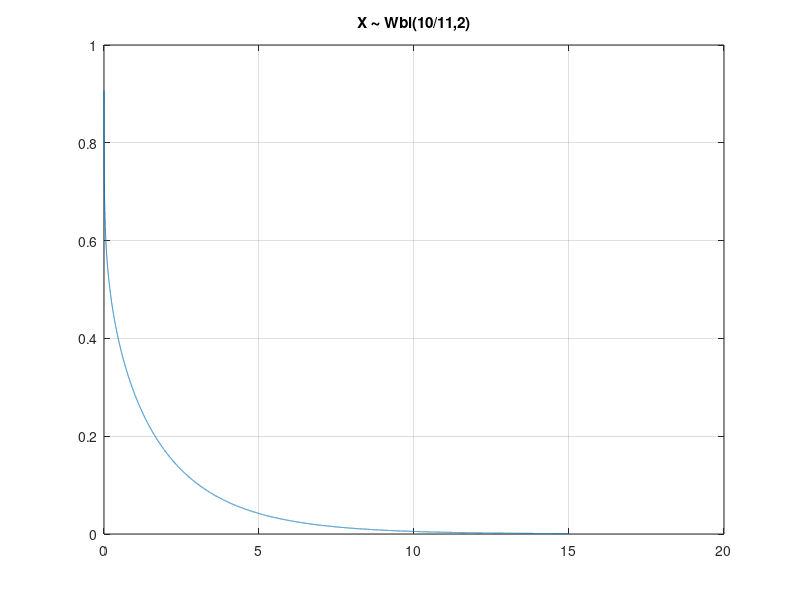
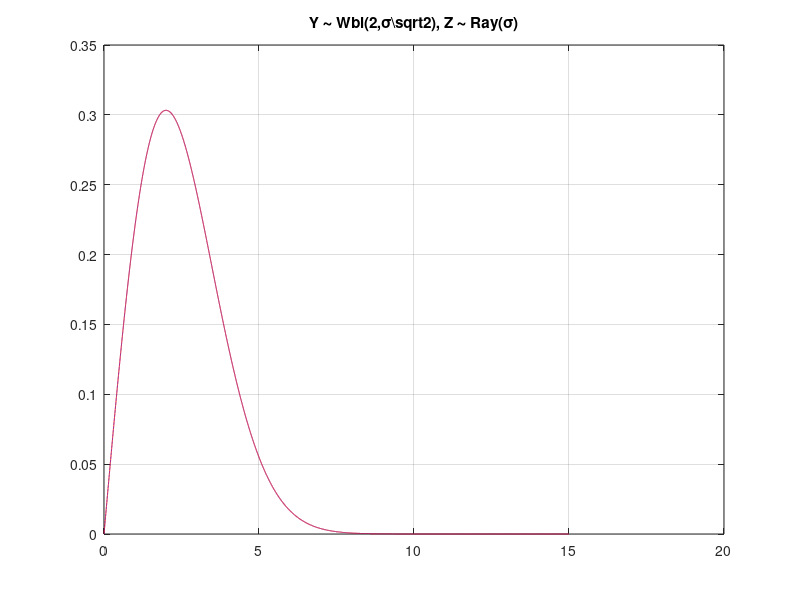
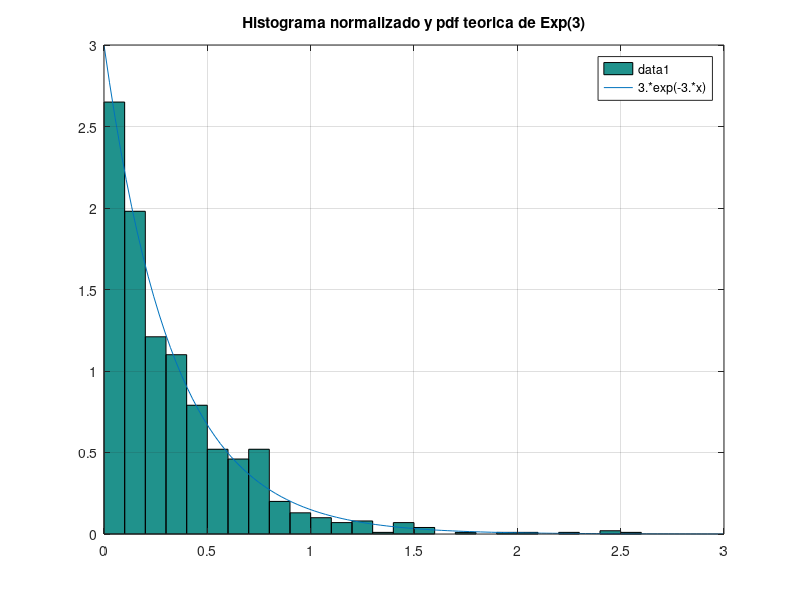

The MATLAB source for these figures, in order: (Note: this script raises an error after producing the figures.)
%=====================================================================
% CAPITULO 4. MODELOS PROBABILISTICOS, SIMULACION Y CADENAS DE MARKOV EN TELECOMUNICACIONES
% Matematica computacional para telecomunicaciones.
% Un enfoque practico con Octave y Matlab.
% Irene Gomez Bueno y Pablo Guerrero Garcia.
%
% Ejecutar desde esta carpeta tras haber ejecutado iniciar.m en la raiz
% del repositorio.
%=====================================================================

%% ---------------------------------------------------
%% Simulacion de medidas aleatorias en un sistema de telecomunicaciones
%% ---------------------------------------------------
disp('--------------------')
disp('Simulacion de medidas aleatorias en un sistema de telecomunicaciones')
disp('--------------------')
format compact

pkg load statistics;

disp('--------------------')
disp('Apartado a)')
disp('--------------------')

k = 10/11; lambda = 2;
xs = 0:1e-3:15;
ys = wblpdf(xs,lambda,k);

figure(1);
plot(xs,ys), grid on
title('X \sim Wbl(10/11,2)')

disp('--------------------')
disp('Apartado b)')
disp('--------------------')

sigma = 2; k = 2; lambda = sigma*sqrt(2);

yws = wblpdf(xs,lambda,k);
yrs = raylpdf(xs,sigma);

figure(2);
plot(xs,yws,'r-',xs,yrs,'b:'), grid on
title('Y \sim Wbl(2,\sigma\sqrt{2}), Z \sim Ray(\sigma)')

disp('--------------------')
disp('Apartado c)')
disp('--------------------')

N1 = 4+7*randn(5,10)
N1b = normrnd(4,7,5,10)

N2 = -3+2*randn(5,10)
N2b = normrnd(-3,2,5,10)

U1 = unidrnd(6,5,10)

U2 = unifrnd(-2,2,5,10)

B = binornd(100,0.4,5,10)
P = poissrnd(9,5,10)
R = raylrnd(4,5,10)

p = 1-0.70; %Geo(q=0.70), con q = probabilidad de fracaso
G = geornd(p,5,10)+1

%Apartado d)
disp('--------------------')
disp('Apartado d)')
disp('--------------------')

mean(N1(:)), std(N1(:),1)
mean(N2(:)), std(N2(:),1)
mean(U1(:)), std(U1(:),1)
mean(U2(:)), std(U2(:),1)
mean(B(:)), std(B(:),1)
mean(P(:)), std(P(:),1)
mean(R(:)), std(R(:),1)
mean(G(:)), std(G(:),1)

disp('--------------------')
disp('Apartado e)')
disp('--------------------')

disp('Variables discretas: U(6), Bin(100,0.4), Poi(9), Geo(0.7)')
disp('Variables continuas: N(4,7), N(-3,2), U(-2,2), Ray(4)')

%% ---------------------------------------------------
%% Simulacion mediante TIP y metodo de Montecarlo
%% ---------------------------------------------------
disp('--------------------')
disp('Simulacion mediante TIP')
disp('--------------------')
format compact
pkg load statistics;

disp('--------------------')
disp('Apartado a)')
disp('--------------------')

%Simulacion TIP de la seleccion de recurso
clear all;
xis = 1:6; %soporte
pxis = [0.1 0.2 0.4 0.1 0.1 0.1]; %pdf
Fxis = cumsum(pxis); %cdF

u = rand %valor uniforme en (0,1)
find(u < Fxis); xis(ans(1))
%nos quedamos con el primer recurso cuya cdF acumulada supera a u

disp('--------------------')
disp('Apartado b)')
disp('--------------------')

function y = sim_TIP_Montecarlo(instante,vez,intentos)
% Estudia por simulacion (Montecarlo) la probabilidad de que:
% en el instante numero "instante" aparezca por "vez"-esima vez
% el recurso 5, usando simulacion TIP de la variable discreta.
%
% Interpretacion:
% - En cada instante se selecciona un recurso segun una distribucion discreta.
% - Queremos que el "vez"-esimo 5 ocurra exactamente en ese instante.
%
% Esto corresponde a una variable NegBin(vez,p), donde p=0.1.

pxis = [0.1 0.2 0.4 0.1 0.1 0.1]; xis = 1:6; Fxis = cumsum(pxis);

exitos = 0;
for n = 1:intentos
   s = 0; %contador de veces que aparece el recurso 5
   for k = 1:instante
      find(rand < Fxis); recurso = xis(ans(1));
      u = (recurso == 5); %1 si sale 5, 0 si no
      s = s + u;
   end

   %Comprobamos que:
   % - han salido exactamente "vez" veces el recurso 5
   % - y el ultimo instante ha sido un 5
   if (s == vez) && (u == 1)
      exitos = exitos + 1;
   end
end
y = exitos/intentos;
endfunction;

sim_TIP_Montecarlo(20,3,10000)

% Comparacion con el valor teorico
% Estamos modelando el numero de fallos cometidos hasta obtener la tercera vez el recurso 5.
% Esto sigue una distribucion binomial negativa NegBin(n,p), donde:
%   n = 3  (numero de exitos que queremos)
%   p = 0.1 (probabilidad de exito en cada instante, es decir, obtener un 5)
% Queremos calcular:
%  P(que el 3er exito ocurra en el instante 20)
% En una NegBin(n,p), la funcion nbinpdf(k,n,p) en Octave devuelve:
%  P(que haya k fallos antes del n-esimo exito)
% Si el n-esimo exito ocurre en el instante 20:
%   - hay 3 exitos en total
%   - por tanto, hay 20 - 3 = 17 fallos antes del ultimo exito
% Por eso usamos:
%   k = 17, n = 3, p = 0.1

nbinpdf(17,3,0.1)

disp('--------------------')
disp('Apartado c)')
disp('--------------------')

N = 1000;        % numero de muestras que vamos a generar
lambda = 3;      % parametro de la exponencial Exp(lambda)
% Simulacion TIP de una variable exponencial
% Si U ~ U(0,1), entonces X = -log(1-U)/lambda ~ Exp(lambda)
% Generamos N valores independientes de la variable exponencial
t = -log(1-rand(1,N))/lambda;
% Construccion del histograma
% Dividimos el intervalo [0,lambda] en subintervalos de amplitud 0.1
% histc cuenta cuantos valores caen en cada intervalo
ni = histc(t,0:0.1:lambda); % frecuencias absolutas
% Representacion del histograma normalizado
% Para aproximar la densidad:
% dividimos las frecuencias entre (N * amplitud del intervalo = 0.1)
figure(3)
bar(0:0.1:lambda,ni/(0.1*N),'histc')
% La pdf de una Exp(3) es: f(x)=3*exp(-3*x)
% La representamos en el mismo grafico para comparar
hold on
fplot('3*exp(-3*x)',[0 3])
hold off
grid on
title('Histograma normalizado y pdf teorica de Exp(3)')

disp('--------------------')
disp('Estimacion de cobertura mediante Montecarlo e intervalos de confianza')
disp('--------------------')
format compact

% Generacion de puntos (Montecarlo)
% Simulamos N posibles terminales distribuidos uniformemente en R
N = 1e4;
x = [20*rand(N,1) 10*rand(N,1)]; % peticiones de servicio en [0,20]x[0,10]

% Comprobacion de cobertura por cada antena:
% Para cada antena, calculamos la distancia al punto
% y comprobamos si es menor o igual que el radio (3 km)

%veamos si las señales estan cubiertas por la antena centrada en (-1,5).
%Para ello, estudiamos si la distancia de la señal a la antena es menor o
%igual que 3. c1 es un vector booleano donde 0 indica que la señal
%no queda cubierta por la antena y 1 indica que queda cubierta
xx=[x(:,1)+1 x(:,2)-5];d1=sqrt(xx(:,1).^2+xx(:,2).^2);c1=(d1<=3);

%veamos si las señales estan cubiertas por la antena centrada en (5,4).
xx=[x(:,1)-5 x(:,2)-4];d2=sqrt(xx(:,1).^2+xx(:,2).^2);c2=(d2<=3);

%veamos si las señales estan cubiertas por la antena centrada en (15,7).
xx=[x(:,1)-15 x(:,2)-7];d3=sqrt(xx(:,1).^2+xx(:,2).^2);c3=(d3<=3);

%veamos si las señales estan cubiertas por la antena centrada en (10,1).
xx=[x(:,1)-10 x(:,2)-1];d4=sqrt(xx(:,1).^2+xx(:,2).^2);c4=(d4<=3);

%veamos si las señales estan cubiertas por la antena centrada en (12,2).
xx=[x(:,1)-12 x(:,2)-2];d5=sqrt(xx(:,1).^2+xx(:,2).^2);c5=(d5<=3);

%veamos si las señales estan cubiertas por la antena centrada en (19,1).
xx=[x(:,1)-19 x(:,2)-1];d6=sqrt(xx(:,1).^2+xx(:,2).^2);c6=(d6<=3);

%veamos si las señales estan cubiertas por la antena centrada en (15,2).
xx=[x(:,1)-15 x(:,2)-2];d7=sqrt(xx(:,1).^2+xx(:,2).^2);c7=(d7<=3);

% Numero de antenas que cubren cada peticion de servicio
c = c1 + c2 + c3 + c4 + c5 + c6 + c7;

disp('-------------------------------------------------')
disp('Apartado a): cobertura por al menos una antena')
disp('-------------------------------------------------')

Na = sum(c > 0);      % numero de peticiones cubiertas
p = Na/N;             % proporcion estimada
S = p*20*10;      % area estimada (area total = 200)

q = 1-p;

% Intervalo de confianza (95%)
alfa=1-0.95; rho=alfa/2;
pkg load statistics;
zc=norminv(1-rho,0,1)

Ip = [p - zc*sqrt(p*q/N), p + zc*sqrt(p*q/N)]
Is = Ip*200 % intervalo para el area

disp('--------------------------------------------------')
disp(' Apartado b): cobertura por mas de una antena')
disp('--------------------------------------------------')

Nb = sum(c > 1); % peticiones con solapamiento
pb = Nb/N;
Sb = pb*200;

qb = 1-pb;

Ipb = [pb - zc*sqrt(pb*qb/N), pb + zc*sqrt(pb*qb/N)]
Isb = Ipb*200

disp('--------------------')
disp('Cobertura con poblacion no uniforme (normal bivariante)')
disp('--------------------')
format compact
pkg load statistics;

disp('--------------------------------------------------')
disp(' Apartado a): Generacion de puntos (normal bivariante)')
disp('--------------------------------------------------')

N = 1e4;
mu = [12;6];
Sigma = [3 0.5; 0.5 2];
x = mvnrnd(mu',Sigma,N); %puntos no uniformes

%--------------------------------------------------
% Filtrado: nos quedamos solo con los puntos en R
%--------------------------------------------------
R = (x(:,1)>=0).*(x(:,1)<=20).*(x(:,2)>=0).*(x(:,2)<=10);
%R es 0 si alguna de esas condiciones no se cumple, y es 1 si todas se cumplen

Nr = sum(R>0); %numero de señales que han caido en el rectangulo R

disp('--------------------------------------------------')
disp(' Apartado b): Proporcion de usuarios cubiertos por al menos una antena')
disp('--------------------------------------------------')


% Cobertura (igual que antes)
xx=[x(:,1)+1 x(:,2)-5];d1=sqrt(xx(:,1).^2+xx(:,2).^2);c1=(d1<=3);
xx=[x(:,1)-5 x(:,2)-4];d2=sqrt(xx(:,1).^2+xx(:,2).^2);c2=(d2<=3);
xx=[x(:,1)-15 x(:,2)-7];d3=sqrt(xx(:,1).^2+xx(:,2).^2);c3=(d3<=3);
xx=[x(:,1)-10 x(:,2)-1];d4=sqrt(xx(:,1).^2+xx(:,2).^2);c4=(d4<=3);
xx=[x(:,1)-12 x(:,2)-2];d5=sqrt(xx(:,1).^2+xx(:,2).^2);c5=(d5<=3);
xx=[x(:,1)-19 x(:,2)-1];d6=sqrt(xx(:,1).^2+xx(:,2).^2);c6=(d6<=3);
xx=[x(:,1)-15 x(:,2)-2];d7=sqrt(xx(:,1).^2+xx(:,2).^2);c7=(d7<=3);

c = c1+c2+c3+c4+c5+c6+c7;

% Proporcion de cobertura (solo peticiones en R)
Na = sum(c.*R>0); %de las señales en R vemos cuales estan cubiertas por alguna antena

p = Na/Nr %proporcion estimada

q = 1-p;
% Intervalo de confianza
alfa=1-0.95; rho=alfa/2;
zc=norminv(1-rho,0,1);

Ip = [p - zc*sqrt(p*q/Nr), p + zc*sqrt(p*q/Nr)]

disp('--------------------------------------------------')
disp(' Apartado c): Numero de usuarios cubiertos por al menos una antena')
disp('--------------------------------------------------')
Pobl = 25000*p %personas cubiertas
Ipobl = 25000*Ip

disp('--------------------')
disp('Estimacion de probabilidades de retardo mediante Montecarlo')
disp('--------------------')
format compact
pkg load statistics;

disp('-----------------------------------------------')
disp('Apartado a): suma de retardos Erlang/Gamma')
disp('-----------------------------------------------')

% Recordemos que una Erl(n,beta) es una Gamma con parametro de forma n
% y parametro de escala beta, cuando n es natural

N = 1e4; %numero de simulaciones
cont = 0;  %contador de exitos
for k = 1:N
  % Generamos un retardo de cada subsistema
  x1 = gamrnd(2,5);
  x2 = gamrnd(3,3);
  % Comprobamos si el retardo total supera el umbral
  if x1 + x2 > 10
     cont = cont + 1;
  end
end

p = cont/N %proporcion estimada
q = 1 - p;
% Intervalo de confianza al 95%
alfa = 1 - 0.95; rho = alfa/2;
zc = norminv(1-rho,0,1);

Ip = [p - zc*sqrt(p*q/N), p + zc*sqrt(p*q/N)]

disp('-----------------------------------------------------------')
disp('Apartado b): suma de retardos exponenciales independientes')
disp('-----------------------------------------------------------')

N = 1e5;   %numero de simulaciones
cont = 0;  %contador de exitos
for k = 1:N
  % Generamos un vector con los 10 retardos exponenciales
  % En Octave, exprnd usa el parametro beta = 1/lambda
  x = exprnd(1./(1:10));

  % Comprobamos si el retardo total supera el umbral
  if sum(x) > 3
     cont = cont + 1;
  end
end

p = cont/N %proporcion estimada
q = 1 - p;
% Intervalo de confianza del 99%
alfa = 1 - 0.99; rho=alfa/2;
zc = norminv(1-rho,0,1);

Ip = [p - zc*sqrt(p*q/N), p + zc*sqrt(p*q/N)]

%% ---------------------------------------------------
%% Modelizacion conjunta de dos magnitudes aleatorias
%% ---------------------------------------------------
clear all; format compact;
pkg load symbolic;
syms x y real;

disp('Apartado a)');
% Soporte: x >= 0, x^2 <= y <= 1
I = int(int(x + y, y, x^2, 1), x, 0, 1); % integral doble sobre el soporte
c = 1 / I

disp('Apartado b)');
fx = c * int(x + y, y, x^2, 1);  % para un x fijo, y pertenece a [x^2,1]
fx = simplify(fx)

FX = int(fx, x, 0, x);
FX = simplify(FX)

fy = c * int(x + y, x, 0, sqrt(y)); % para un y fijo, x pertenece a [0, sqrt(y)]
fy = simplify(fy)

FY = int(fy, y, 0, y);
FY = simplify(FY)

disp('Apartado c)');
% Esperanza E(X)
EX = int(x * fx, x, 0, 1);
EX = simplify(EX)

% Varianza V(X) = E(X^2) - (E(X))^2
EX2 = int(x^2 * fx, x, 0, 1);
VX = simplify(EX2 - EX^2)

% Esperanza E(Y)
EY = int(y * fy, y, 0, 1);
EY = simplify(EY)

% Varianza V(Y)
EY2 = int(y^2 * fy, y, 0, 1);
VY = simplify(EY2 - EY^2)

%% ---------------------------------------------------
%% Evolucion temporal de tareas en una red: cadenas de Markov
%% ---------------------------------------------------
disp('--------------------')
disp('Cadena de Markov: evolucion de tareas')
disp('--------------------')
format compact

disp('-----------------------------------------------')
disp('Apartado a): matriz de transicion del sistema')
disp('-----------------------------------------------')

% Matriz de transicion
T=[0.99 0.01 0 0 0;
   0.05 0.8 0.1 0.05 0;
   0 0 0.8 0.15 0.05;
   0 0 0.15 0.85 0;
   0 0 0 0 1]

disp('-----------------------------------------------')
disp('Apartado b): distribucion tras 10, 100 y 10000 instantes')
disp('-----------------------------------------------')

% Funcion de probabilidad inicial
p0=[1 0 0 0 0] %todas las tareas fuera del sistema

% Evolucion teorica
p10=p0*T^10
p100=p0*T^100
p10000=p0*T^10000

disp('-----------------------------------------------')
disp('Apartado c): distribucion estacionaria')
disp('-----------------------------------------------')

[V,D]=eig(T');
autovalores=abs(diag(D))
%1 es simple y todos los demas tienen modulo menor
v=V(:,1)';
v=v/sum(v) %normalizamos: pdf estacionaria

disp('-----------------------------------------------')
disp('Apartado d): simulacion TIP de 10^4 tareas')
disp('-----------------------------------------------')

NTARS=1e4;
clear v;
v(1,:)=ones(1,NTARS); %estado inicial: todas en "fuera"
Fxis=cumsum(T,2); %cdF por filas
for k=1:100 %100 instantes
  for c=1:NTARS
    e=v(k,c); %estado actual
    x=rand;
    find(x < Fxis(e,:));
    v(k+1,c)=ans(1);
  end
end

disp('----------------------------------------------------')
disp('Frecuencias empiricas tras 10 y 100 instantes')
disp('----------------------------------------------------')

v10=v(11,:);
Freq10=[sum(v10==1) sum(v10==2) sum(v10==3) sum(v10==4) sum(v10==5)]/NTARS

v100=v(101,:);
Freq100=[sum(v100==1) sum(v100==2) sum(v100==3) sum(v100==4) sum(v100==5)]/NTARS

disp('----------------------------------------------------')
disp('Visualizacion: cada 500 tareas, cada 4 instantes')
disp('----------------------------------------------------')

v(1:4:end,1:500:NTARS)
